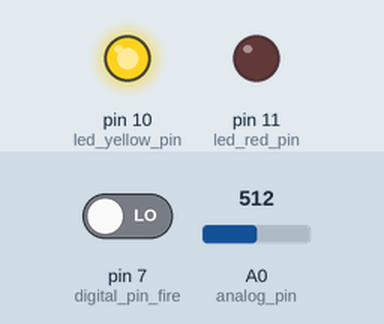
The sketch below on a simulated Arduino Uno, built with avr-gcc and run on an emulated ATmega328P. Shown: output pins drawn as LEDs (lit = HIGH). Inputs (shaded band) come from the test bench; at power-on: A0 (analog_pin) = 512, pin 7 (digital_pin_fire) LOW.

Above: at 1.2 s.
1.3 s: A0 (analog_pin) set to 685
2.8 s: A0 (analog_pin) set to 714
At 3.7 s:
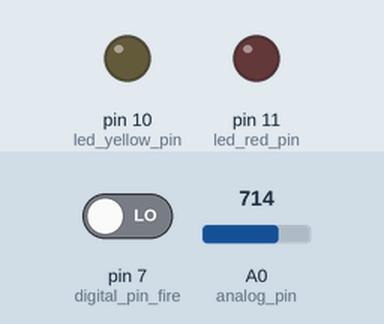
4.3 s: A0 (analog_pin) set to 614
5.8 s: A0 (analog_pin) set to 587
At 7.0 s:
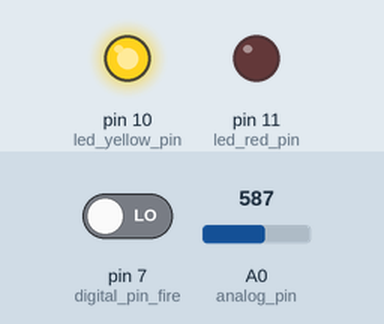
7.3 s: A0 (analog_pin) set to 218
8.8 s: A0 (analog_pin) set to 186
At 9.4 s:
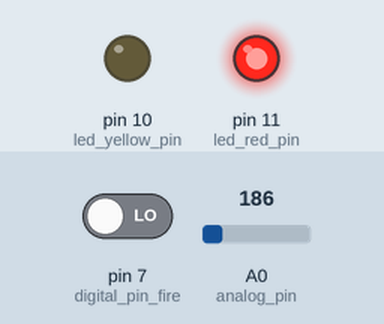
Timing chart, 0 to 11.3 s (numbered marks = the images above; inputs shaded):
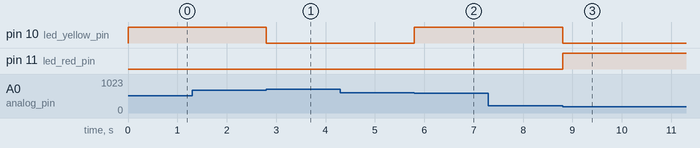

The sketch:

Fire_Alarm.ino
```cpp
byte digital_pin_fire = 7; //connected to a digital pin on the fire sensor , if output is 1 then there is fire detected within the site of range for the sensor , if the output is 0 then there were no fire detected within the range of sight
byte led_yellow_pin  = 10; //the pin is connected to a yellow led, it will only turn on if the wavelength detected is approaching the fire wavelength
byte led_red_pin     = 11; //the pin is connected to a red led , the led will turn on when the wavelength of fire light is detected
byte analog_pin      = A0; //connected to an analog pin on the fire sensor
byte buzzer_pin      = 12; //connected to an active buzzer, the buzzer will turn on if detected any wavelength related to fire, including sunlight.
byte digital_value;        //variable to store the previous digital value read from the sensor
int  analog_value;         //variable to store the previous analog value read from the sensor

void setup() {
  pinMode(digital_pin_fire  , INPUT);
  pinMode(led_yellow_pin    ,OUTPUT);
  pinMode(led_red_pin       , OUTPUT);
}

void loop() {
  digital_value = digitalRead(digital_pin_fire);
  analog_value  = analogRead (analog_pin);


  digital_value == HIGH ? digitalWrite(buzzer_pin , HIGH) : digitalWrite(buzzer_pin,LOW); // turn on the led if the sensor digital pin is high ( the sensor detects fire )
  /*
  if(digital_value == HIGH)
    digitalWrite(buzzer_pin, HIGH);
  else
    digitalWrite(buzzer_pin, LOW);
  */
  if(analog_value >= 0 && analog_value <= 200){ // the following code is to turn on the yellow and red leds according to the analog values read from the analog pin on the sensor (according to the meaning of each value)
    digitalWrite(led_red_pin , HIGH);
    digitalWrite(led_yellow_pin , LOW);
  }
  else if( analog_value > 300 && analog_value < 600){
    digitalWrite(led_yellow_pin , HIGH);
    digitalWrite(led_red_pin , LOW);
  }
  else if(analog_value>=700){
    digitalWrite(led_red_pin , LOW);
    digitalWrite(led_yellow_pin , LOW);
  }

}
```

Measured:
- the behaviour switches between 699 and 700 on A0 (analog_pin) (found by bisection; images 0 and 1)
- the behaviour switches between 600 and 599 on A0 (analog_pin) (found by bisection; images 1 and 2)
- the behaviour switches between 201 and 200 on A0 (analog_pin) (found by bisection; images 2 and 3)
- after the input at 1.3 s, every drawn part: stays the same
- after the input at 2.8 s, pin 10 (led_yellow_pin): HIGH → LOW at once
- after the input at 4.3 s, every drawn part: stays the same
- after the input at 5.8 s, pin 10 (led_yellow_pin): LOW → HIGH at once
- after the input at 7.3 s, every drawn part: stays the same
- after the input at 8.8 s, pin 10 (led_yellow_pin): HIGH → LOW at once; pin 11 (led_red_pin): LOW → HIGH at once
